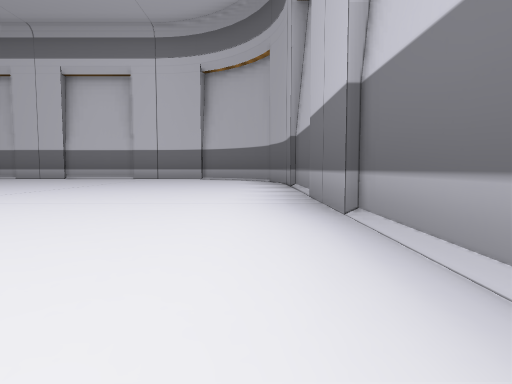
view 1 (above)

17 first-person views from a walk through a scene from a Unity 3-D project. The camera is 0.26 m above the floor, tilts 4° down and sees 75° across. The floor is counted in squares, 1 m on a side. Each view is taken from the middle of a square. On the plan, view 1 faces up. The plan holds only what a view shows up to about 9 squares ahead; the rest is blank. The place goes on beyond the plan. The player character is not drawn. Some animated figures are not drawn.

view 2
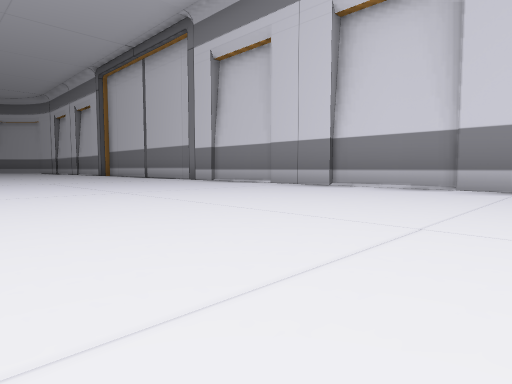

view 3
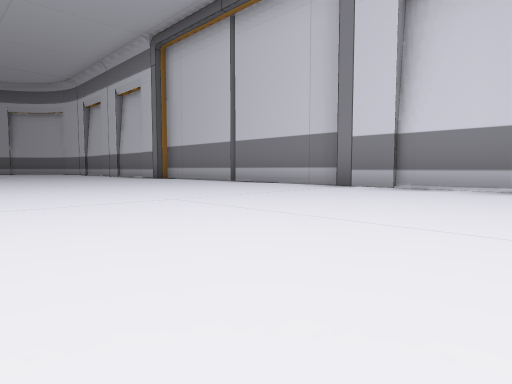

view 4
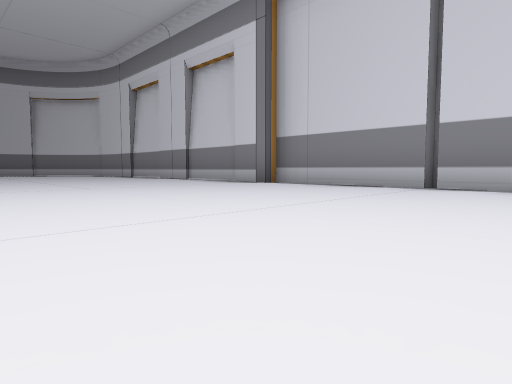

view 5
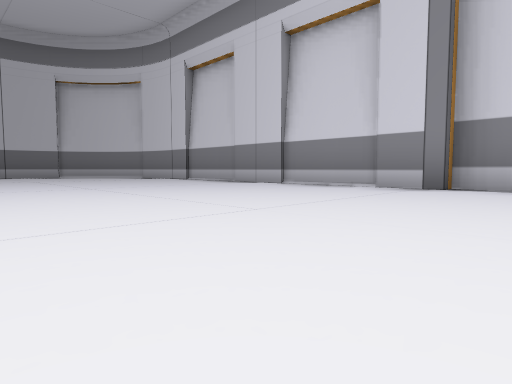

view 6
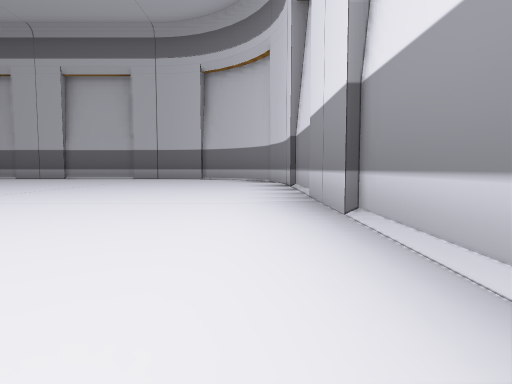

view 7
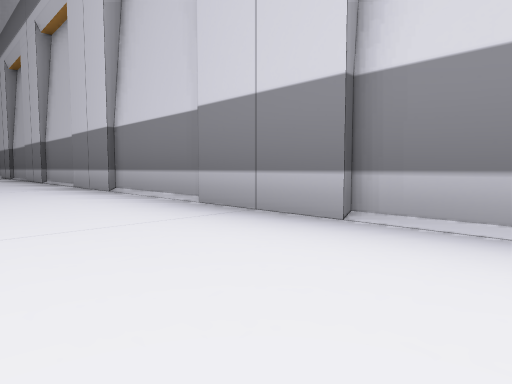

view 8
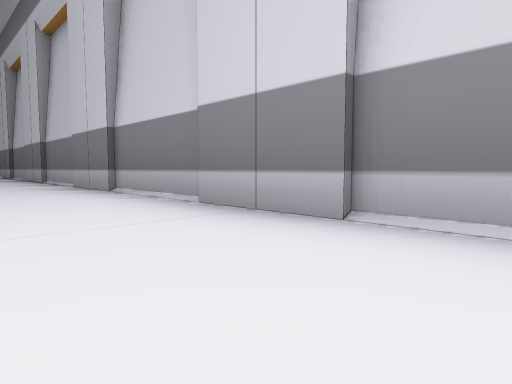

view 9
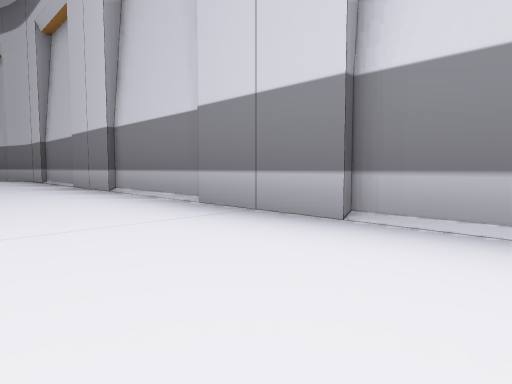

view 10
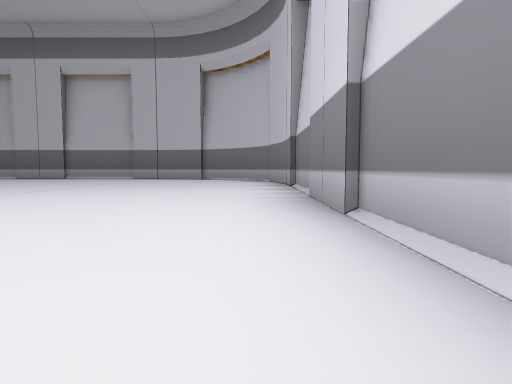

view 11
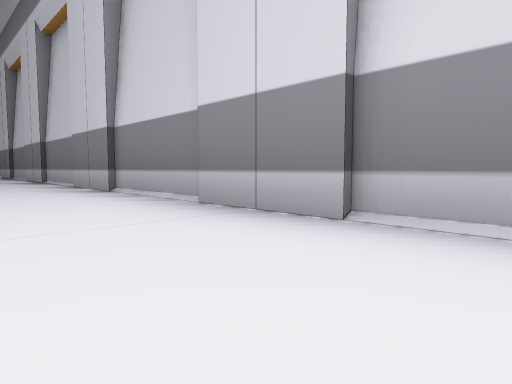

view 12
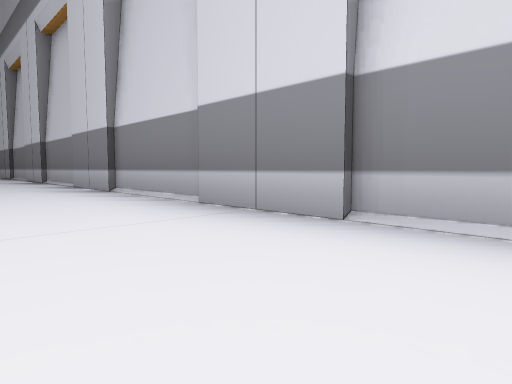

view 13
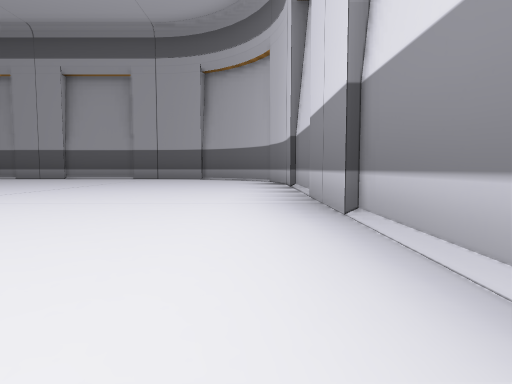

view 14
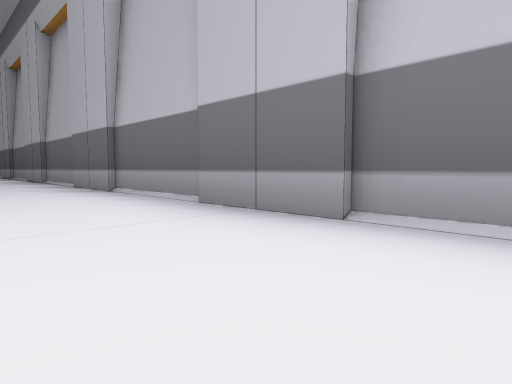

view 15
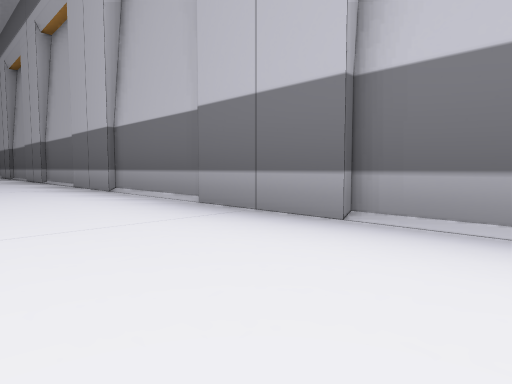

view 16
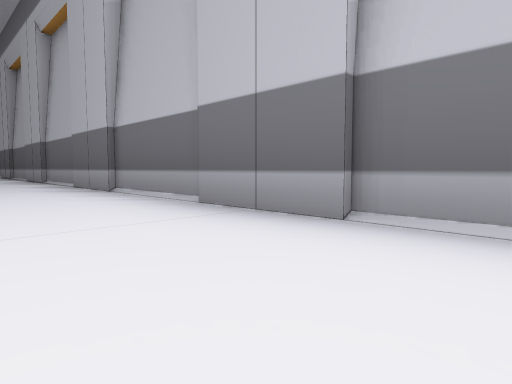

view 17
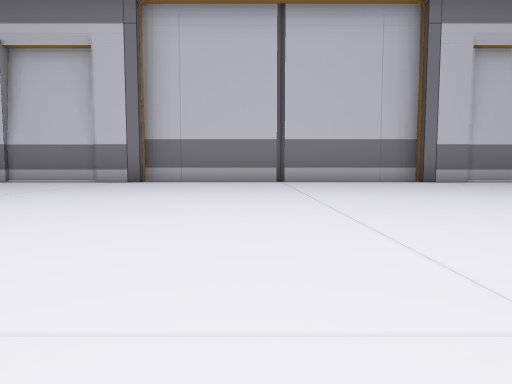

### Floor plan
Points are (right, up) in squares from view 1. A wall is a line through its corners. A room is listed if a view was taken in it or the views show most of it. See-through windows are left out.
Room 1 (views 1, 2, 3, 4, 5, 6, 7, 8, 9, 10, 11, 12, 13, 14, 15, 16, 17)
walls: (-14.4, 8.6) (-20.9, 8.6); (-23.5, -15.8) (-23.4, -16.3); (-23.4, -16.2) (-23.2, -16.7); (-23.6, 6) (-23.6, -15.9); (-23.4, 6.3) (-23.5, 5.8); (-20.8, 8.5) (-21.3, 8.4); (-23.2, 6.7) (-23.4, 6.2); (-21.2, 8.4) (-21.7, 8.3); (-23.3, -16.7) (-23, -17.3) (-22.3, -18) (-21.6, -18.4); (-21, -18.6) (-2.1, -18.6); (-21.4, -18.4) (-20.9, -18.5); (-23.2, -17) (-22.7, -17.7) (-22.1, -18.1); (-21.7, -18.3) (-21.2, -18.4); (-21.8, 8.3) (-22.3, 8) (-23, 7.3) (-23.4, 6.6); (0.5, 5.9) (0.4, 6.4); (-22.1, 8.2) (-22.7, 7.7) (-23.1, 7.1); (-2.2, -18.5) (-1.7, -18.4); (0.4, 6.2) (0.3, 6.7) (0, 7.3) (-0.7, 8) (-1.4, 8.4); (0.6, -16) (0.6, 5.4); (-1.8, -18.4) (-1.3, -18.3); (0.4, -16.4) (0.5, -15.9); (-2, 8.6) (-8.5, 8.6); (-1.7, 8.4) (-2.2, 8.5); (0.3, -16.7) (0.4, -16.2); (-1.3, 8.3) (-1.8, 8.4); (0.2, 7) (-0.3, 7.7) (-1, 8.2); (-0.6, -17.9) (0, -17.3) (0.4, -16.6); (-0.9, -18.2) (-0.3, -17.7) (0.2, -17.1)
objects: other object (-14, 9) to (-9, 9)

Positions as (right, up) in squares from view 1, and headings:
1: (0, 0), facing up
2: (-2, 4), facing up-left
3: (-6, 4), facing up-left
4: (-10, 4), facing up-left
5: (-13, 4), facing up-left
6: (-15, 8), facing left
7: (-22, 4), facing down-left
8: (-22, -2), facing down-left
9: (-22, -8), facing down-left
10: (-23, -10), facing down
11: (-19, -17), facing down-right
12: (-13, -17), facing down-right
13: (-8, -18), facing right
14: (-1, -14), facing up-right
15: (-1, -11), facing up-right
16: (-1, -8), facing up-right
17: (-12, 2), facing up
